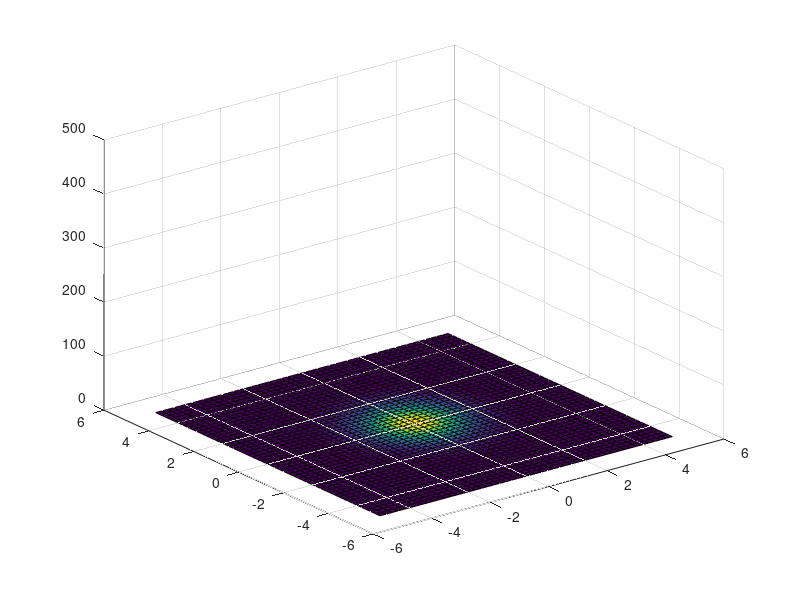

Recreate this plot in MATLAB.
x = linspace(-5,5,50);
y = x';
z = (1000/sqrt(2*pi).*exp(-(x.^2/2)-(y.^2/2)));
%vw = VideoWriter('animation_point', 'Motion JPEG 2000');
%vw.FrameRate = 60;
%open(vw)
s = surf(x,y,z);
%shading interp
zlim([0 500]);

for t = 1:100
    surf(x,y,z.*exp(-t))
    %shading interp
    zlim([0 500]);
    pause(0.1);
    %v = getframe(gcf);
    %writeVideo(vw, v);
end
%close(vw)
